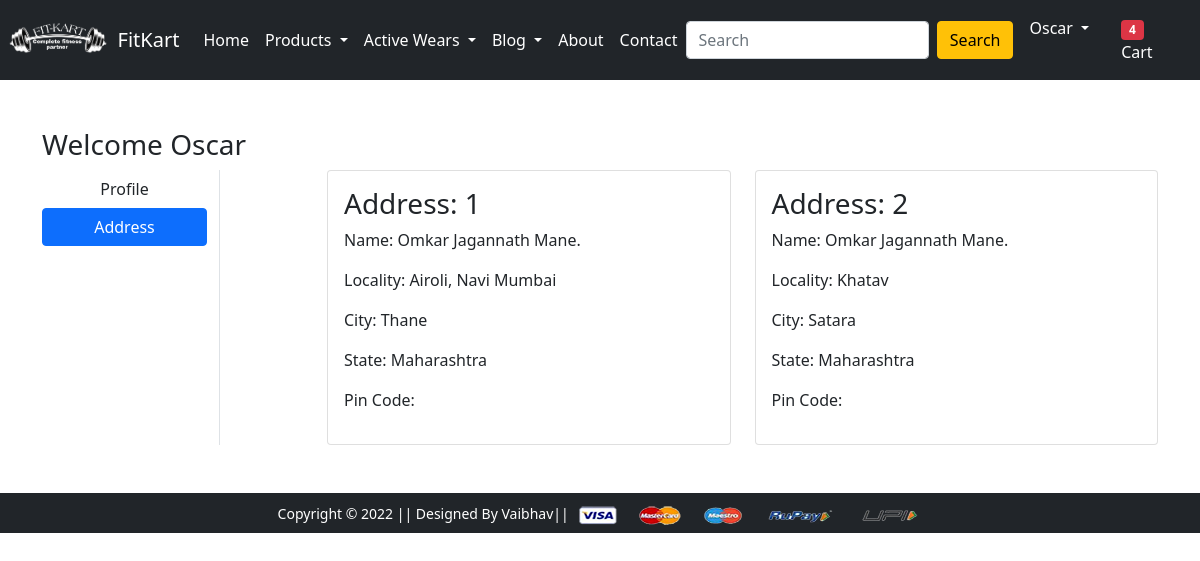
/address/ (signed in), run on the app's committed database.
### app/models.py (models this page shows, shortened)
class Customer(models.Model):
 user = models.ForeignKey(User, on_delete=models.CASCADE)
 name = models.CharField(max_length=200)
 locality = models.CharField(max_length=200)
 city = models.CharField(max_length=50)
 zipcode = models.IntegerField()
 state = models.CharField(choices=STATE_CHOICES, max_length=50)

### app/views.py (the view)
# urls.py: path('address/', views.address, name='address'),
@login_required
def address(request):
	totalitem = 0
	if request.user.is_authenticated:
		totalitem = len(Cart.objects.filter(user=request.user))
	add = Customer.objects.filter(user=request.user)
	return render(request, 'app/address.html', {'add':add, 'active':'btn-primary', 'totalitem':totalitem})

### app/templates/app/address.html (shortened to what this page needs)
{% extends 'app/base.html' %}
{% load static %}
{% block main-content %}
<div class="container my-5">
 <div class="row">
 <h3>Welcome <span class="text-capitalize">{{request.user}}</span></h3>
  <div class="col-sm-2 border-end">
   <ul class="list-unstyled">
    <li class="d-grid"><a href="{% url 'profile' %}" class="btn">Profile</a></li>
    <li class="d-grid"><a href="{% url 'address' %}" class="btn {{active}}">Address</a></li>
   </ul>
  </div>
  <div class="col-sm-9 offset-sm-1">
   <div class="row">
    {% for ad in add %}
     <div class="col-sm-6">
     <div class="card">
      <div class="card-body">
       <h3>Address: {{ forloop.counter }}</h3>
       <p>Name: {{ad.name}}</p>
       <p>Locality: {{ad.locality}}</p>
       <p>City: {{ad.city}}</p>
       <p>State: {{ad.state}}</p>
       <p>Pin Code: {{ad.pincode}}</p>
      </div>
     </div>
    </div>
    {% endfor %}
   </div>
  </div>
 </div>
</div>
{% endblock main-content %}

### app/templates/app/base.html (shortened to what this page needs)
<!doctype html>
{% load static %}
<html lang="en">
  <head>
    <link href="https://cdn.jsdelivr.net/npm/bootstrap@5.0.0-beta1/dist/css/bootstrap.min.css" rel="stylesheet">
    <link rel="stylesheet" href="{% static 'app/css/owl.carousel.min.css' %}">
    <link rel="stylesheet" href="{% static 'app/css/all.min.css' %}">
    <link rel="stylesheet" href="{% static 'app/css/style.css' %}">
  </head>
  <body>
    <nav class="navbar navbar-expand-lg navbar-dark bg-dark">
      <div class="left">
        <img src="{% static 'app/images/logo.png' %}" alt="" srcset="" class="img-fluid my-0 mx-2 px-10 py-0 " height="1px" width="100px">
      </div>
     <div class="container">
       <a class="navbar-brand" href="/">FitKart</a>
       <div class="collapse navbar-collapse" id="navbarSupportedContent">
         <ul class="navbar-nav me-auto mb-2 mb-lg-0">
           <li class="nav-item">
             <a class="nav-link active" aria-current="page" href="/">Home</a>
           </li>
           <li class="nav-item dropdown">
             <a class="nav-link dropdown-toggle text-white" href="#" id="electronicsDropdown" role="button" data-bs-toggle="dropdown" aria-expanded="false">
               Products
             </a>
           </li>
           <li class="nav-item dropdown">
             <a class="nav-link dropdown-toggle text-white" href="#" id="fashionDropdown" role="button" data-bs-toggle="dropdown" aria-expanded="false">
               Active Wears
             </a>
           </li>
           <li class="nav-item dropdown">
            <a class="nav-link dropdown-toggle text-white" href="#" id="electronicsDropdown" role="button" data-bs-toggle="dropdown" aria-expanded="false">
              Blog
            </a>
          </li>
           <li class="nav-item">
            <a class="nav-link active" aria-current="page" href="{% url 'about' %}">About</a>
          </li>
          <li class="nav-item">
            <a class="nav-link active" aria-current="page" href="{% url 'contact' %}">Contact</a>
          </li>
         </ul>
         <form class="d-flex" method = "post">
           <input class="form-control me-2" type="search" placeholder="Search" aria-label="Search" name='s1'>
           <button class="btn btn-warning" type="submit">Search</button>
         </form>
         <div>
          <ul class="navbar-nav me-auto mb-2 mb-lg-0">
          {% if request.user.is_authenticated %}
           <li class="nav-item dropdown mx-2">
              <a class="nav-link dropdown-toggle text-white" href="#" id="profileDropdown" role="button" data-bs-toggle="dropdown" aria-expanded="false">
                {{request.user.username|capfirst}}
              </a>
            </li>
            <li class="nav-item mx-2">
              <a href="{% url 'showcart' %}" class="nav-link text-white"><span class="badge bg-danger">{{totalitem}}</span> Cart </a>
            </li>
            {% endif %}
          </ul>
         </div>
       </div>
     </div>
    </nav>
    {% block main-content %} {% endblock main-content %}
    <footer class="container-fluid bg-dark text-center p-2 mt-5">
        <small class="text-white">Copyright &copy; 2022 || Designed By Vaibhav|| </small>
        <img src="{% static 'app/images/payment.png' %}" alt="" srcset="" class="img-fluid" height="2px">
    </footer>
  </body>
</html>

### app/templates/app/base.html (style rules this page uses)
.left img { filter: invert(100%); }

### data on the page
Customer: name "Omkar Jagannath Mane.", locality "Airoli, Navi Mumbai", city "Thane", state "Maharashtra"
Customer: name "Omkar Jagannath Mane.", locality "Khatav", city "Satara", state "Maharashtra"

### other printed values
{{ request.user.username|capfirst }} "Oscar"
{{ totalitem }} "4"
{{ request.user }} "Oscar"
